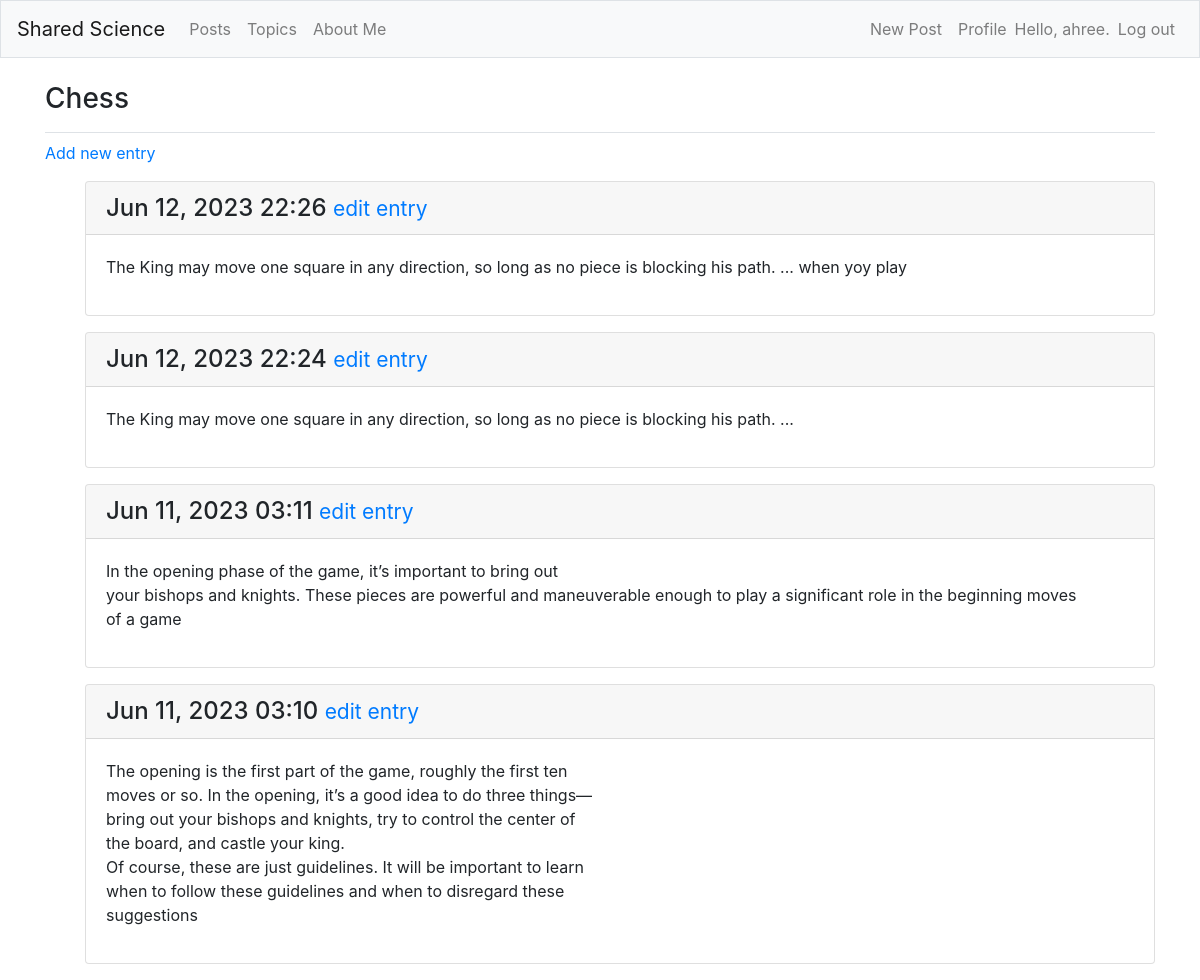
Before: /topics/1/ (signed in) with the older database file.
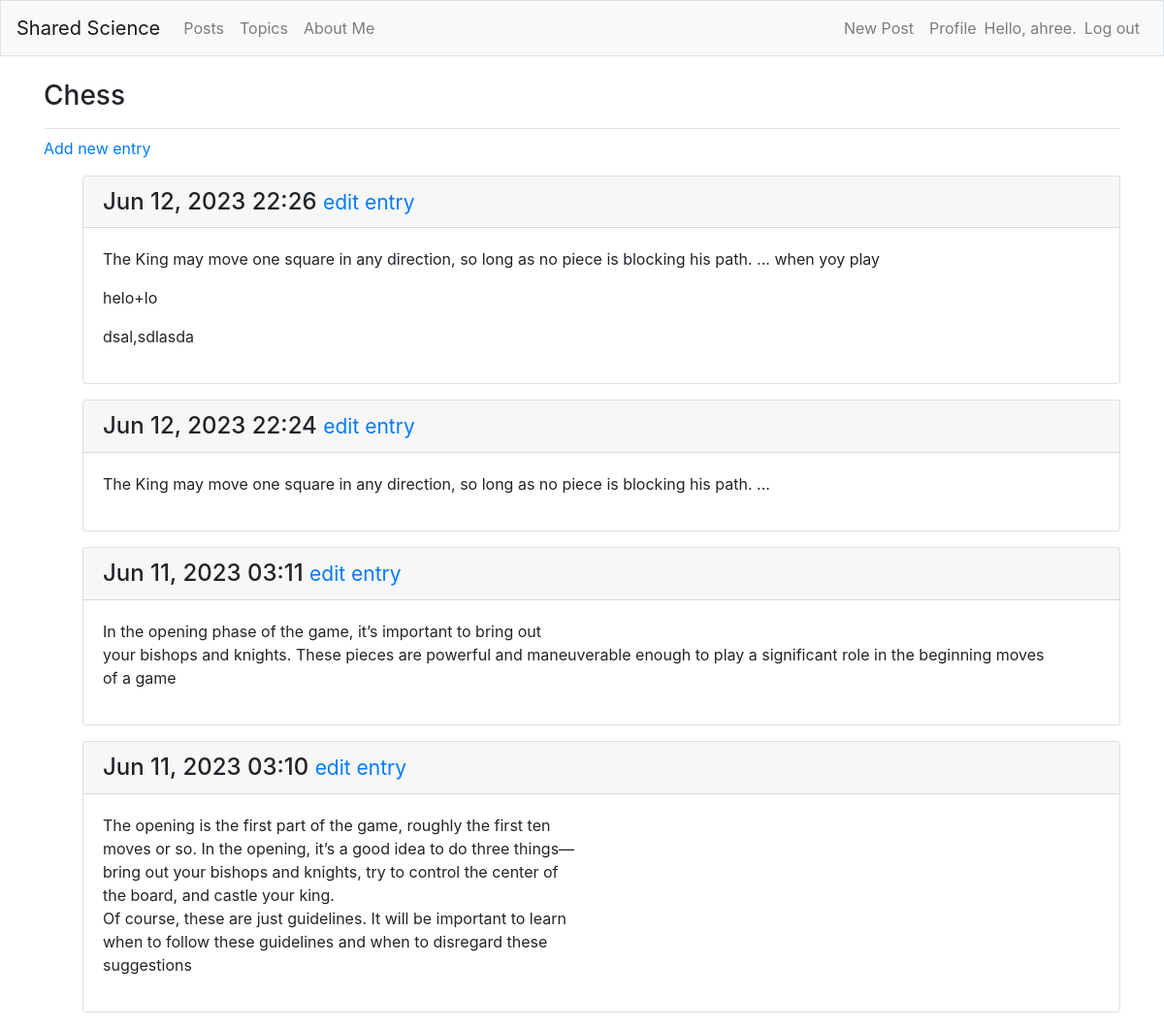
After: the same page with the newer database file.
### Entregas/models.py (models this page shows, shortened)
class Entry(models.Model):
    topic = models.ForeignKey(Topic, on_delete=models.CASCADE)
    text = models.TextField()
    date_added = models.DateTimeField(auto_now_add=True)
    class Meta:
        verbose_name_plural = 'entries'

### Entregas/views.py (the view)
# urls.py: path('topics/<int:topic_id>/', views.topic, name='topic'),
@login_required
def topic(request, topic_id):
    topic = Topic.objects.get(id=topic_id)
    if topic.owner != request.user:
        raise Http404
    entries = topic.entry_set.order_by('-date_added')
    context = {'topic': topic, 'entries': entries}
    return render(request, 'entregas/topic.html', context)

### Entregas/models.py (called while the page is built)
    def __str__(self):
        return self.text

### Entregas/templates/entregas/topic.html
{% extends 'entregas/base.html' %}
{% block page_header %}
    <h3>{{ topic }}</h3>
{% endblock page_header %}
{% block content %}
    <p>
        <a href="{% url 'Entregas:new_entry' topic.id %}">Add new entry</a>
    </p>
    <ul>
    {% for entry in entries %}
        <div class="card mb-3">
            <h4 class="card-header">
                {{ entry.date_added|date:'M d, Y H:i' }}
                <small><a href="{% url 'Entregas:edit_entry' entry.id %}">
                    edit entry</a></small>
            </h4>
            <div class="card-body">
                {{ entry.text|linebreaks }}
            </div>
         </div>
    {% empty %}
        <p>There are no entries for this topic yet.</p>
    {% endfor %}
    </ul>
{% endblock content %}

Changed rows visible on the page:
changed Entry: text "The King may move one square in any direction, so long as no piece is blocking his path. ... when yoy play" → "The King may move one square in any direction, so long as no piece is blocking his path. ... when yoy play helo+lo dsal,sdlasda"
